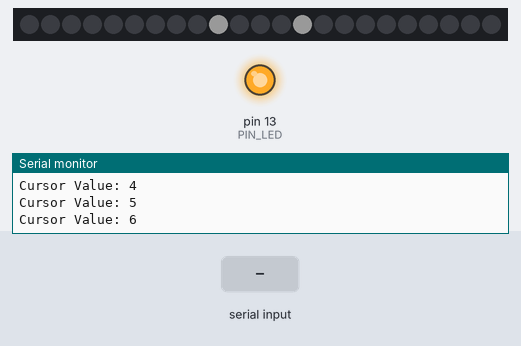
The sketch below on a simulated Arduino Uno, built with avr-gcc and run on an emulated ATmega328P. On the bench: 23 RGB LEDs in strip order, left to right, output pins drawn as LEDs (lit = HIGH), the last lines printed to the serial monitor. Inputs (shaded band) come from the test bench. Dim RGB values are drawn brighter than linear.

Above: at 3.2 s.
3.3 s: byte 30 received over Serial
At 4.8 s:
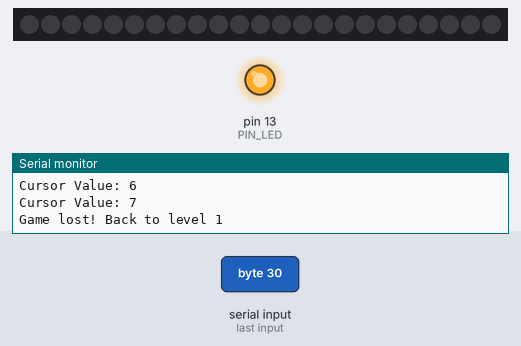
6.3 s: byte 90 received over Serial
At 8.0 s:
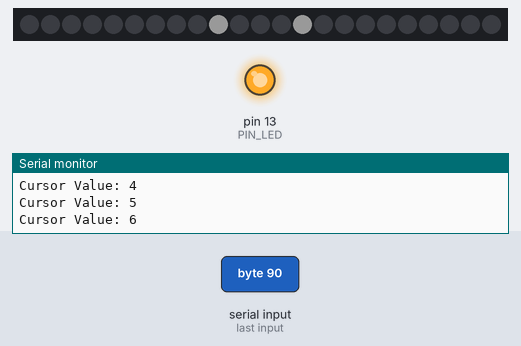
9.3 s: byte 120 received over Serial
At 9.44 s:
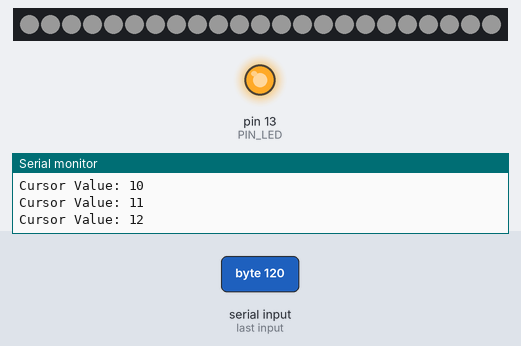
Timing chart, 0 to 13.7 s (numbered marks = the images above; inputs shaded):
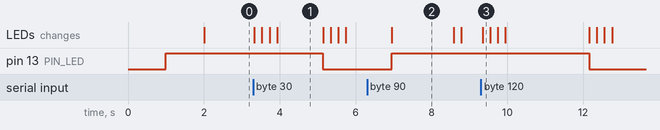

The sketch:

mainhub.ino
```cpp
/*
This is the code for the brain of the project. If controls the game and is
responsible for controlling lights etc.
*/

#include <FastLED.h>

///////////////////////////////////////
// Hardware definitions
///////////////////////////////////////

#define PIN_LED 13
#define NUM_LEDS 23


#define DATA_PIN 5


///////////////////////////////////////
// Timing Variables
///////////////////////////////////////

uint32_t last_draw = 0;
uint32_t wait_draw = 10;

uint32_t last_update = 0;
uint32_t wait_update = 200; // This is the number of MS between frames. e.g. 500 = 2 fps

uint32_t last_buttoncheck = 0;
uint32_t wait_buttoncheck = 50;

///////////////////////////////////////
// Game Logic
///////////////////////////////////////

bool is_button_pressed = false;

int cursor_index = 0;
int cursor_index_max = NUM_LEDS;

int target_index = NUM_LEDS / 2;
int target_width = 2;
int min_index = target_index - target_width;
int max_index = target_index + target_width;
int direction = 1;
int currentLevel = 0;    // Current level
int numLevels = 7;       // Number of levels
// Define the rainbow colors in GRB format
uint32_t rainbowColors[] = {
  0xFF0000, // Red
  0xFF7F00, // Orange
  0xFFFF00, // Yellow
  0x00FF00, // Green
  0x0000FF, // Blue
  0x4B0082, // Indigo
  0x8B00FF  // Violet
};

uint32_t game_speeds[] = {
  200,
  100,
  50,
  25,
  20,
  10,
  5
};

//Define the array of LEDs
CRGB leds[NUM_LEDS];

void setup()
{

  Serial.begin(115200);
  delay(1000); // Put a small delay to ensure everything is setup properly
  FastLED.addLeds<NEOPIXEL, DATA_PIN>(leds, NUM_LEDS);
  FastLED.setBrightness(25);

  pinMode(PIN_LED, OUTPUT);
  digitalWrite(PIN_LED, HIGH); // Turn the built-in led on to show there is power

  // Additional Setup steps go here

  Serial.println("Init Complete...");
  delay(1000);
}

void check_button_state()
{
  // Create a fake button press for testing. This looks for data in the SerialMonitor then simulates
  // a button press
  if (Serial.available() > 0)
  {
    int incomingByte = Serial.read();
    is_button_pressed = !is_button_pressed; // Toggle the button pressed
  }
}

void draw()
{

  // Turn the built-in LED off when the button is pressed
  if (is_button_pressed)
  {
    digitalWrite(PIN_LED, LOW);
  }
  else
  {
    digitalWrite(PIN_LED, HIGH);
  }
}

void update_game()
{
  cursor_index += direction; // Move to the next LED based on the direction

  // Check if the LED reached the end of the strip
  if (cursor_index >= NUM_LEDS) {
    cursor_index = NUM_LEDS - 2; // Move to the second-to-last LED
    direction = -1; // Change the direction to left
  } else if (cursor_index < 0) {
    cursor_index = 1; // Move to the second LED
    direction = 1; // Change the direction to right
  }

  ////////////////////////////////////
  //Draw the LEDs
  ////////////////////////////////////

  //Light the cursor and target range
  leds[cursor_index] = rainbowColors[currentLevel];
  leds[min_index] = CRGB::White;
  leds[max_index] = CRGB::White;
  FastLED.show();
  // Now turn the LED off, then pause
  leds[cursor_index] = CRGB::Black;
  FastLED.show();

  Serial.print("Cursor Value: ");
  Serial.println(cursor_index);

}

void game_logic()

    //RUN LEVEL WIN//

{   if (is_button_pressed) {
    if (cursor_index >= min_index && cursor_index <= max_index && currentLevel < 6) {
        // Game won!
      level_win_animation(2);
      Serial.println("Level won!");
      delay(1000);
      // Update the game logic
      cursor_index = 0;
      currentLevel++;
      if (currentLevel >= numLevels) {
          currentLevel = 0; // Wrap around to the first level if all levels are completed
        }
      wait_update = game_speeds[currentLevel];
      // Print message
      Serial.print("Next level! Speed: ");
        Serial.println(wait_update);
      Serial.print("Target Range: ");
        Serial.println(target_width);
      Serial.print("Level: ");
        Serial.print(currentLevel);
        Serial.print(", Color: 0x");
        Serial.println(rainbowColors[currentLevel], HEX);

      delay(1000);
      }

      //RUN GAME WIN//

      else if (cursor_index >= min_index && cursor_index <= max_index && currentLevel > 5){
              Serial.println("Game won! You did it!");

      //Run  animation
      game_win_animation(3);

      delay(2000);
      //Update game logic
      cursor_index = 0;
      currentLevel = 0;
      wait_update = game_speeds[currentLevel];

      }

      //RUN GAME LOSS//

      else {
        // Game lost!
      Serial.println("Game lost! Back to level 1");

      //Run loss animation
      loss_animation(2);

      delay(1000);
      //Update game logic
      cursor_index = 0;
      currentLevel = 0;
      wait_update = game_speeds[currentLevel];

      }
    }
}

void level_win_animation(int numFlashes)
{
  for (int i = 0; i < numFlashes; i++) {
    fill_solid(leds, NUM_LEDS, 0xFFFFFF); // Set all LEDs to white
    FastLED.show();
    delay(200);

    fill_solid(leds, NUM_LEDS, 0x000000); // Turn off all LEDs
    FastLED.show();
    delay(200);
  }
}

void game_win_animation(int numFlashes)
{
  for (int i = 0; i < numFlashes; i++) {
    fill_solid(leds, NUM_LEDS, 0x00FF00); // Set all LEDs to white
    FastLED.show();
    delay(200);

    fill_solid(leds, NUM_LEDS, 0x000000); // Turn off all LEDs
    FastLED.show();
    delay(200);
  }
}

void loss_animation(int numFlashes)
{
  for (int i = 0; i < numFlashes; i++) {
    fill_solid(leds, NUM_LEDS, 0xFF0000); // Set all LEDs to white
    FastLED.show();
    delay(200);

    fill_solid(leds, NUM_LEDS, 0x000000); // Set all LEDs to white
    FastLED.show();
    delay(200);

  }
}

void loop()
{
  // put your main code here, to run repeatedly:

  // Update the ButtonState every N Milliseconds
  if (last_buttoncheck + wait_buttoncheck < millis())
  {
    check_button_state();
    last_buttoncheck = millis();
  }

  // Update the GameState every N Milliseconds
  if (last_update + wait_update < millis())
  {
    update_game();
    last_update = millis();
  }

  // Update the GameState every N Milliseconds
  if (last_draw + wait_draw < millis())
  {
    draw();
    last_draw = millis();
  }
  game_logic();
}
```

Measured:
- after the input at 3.3 s, pin 13 (PIN_LED): HIGH → LOW after 1.8 s; the LEDs: first change at once (image 1 shows a later state)
- after the input at 6.3 s, pin 13 (PIN_LED): LOW → HIGH after 0.65 s; the LEDs: change after 0.65 s (image 2)
- after the input at 9.3 s, pin 13 (PIN_LED): HIGH → LOW after 2.9 s; the LEDs: change after 0.05 s (image 3)
- what the display in image 1 shows lasts 1.2 s, from 3.9 s to 5.1 s
